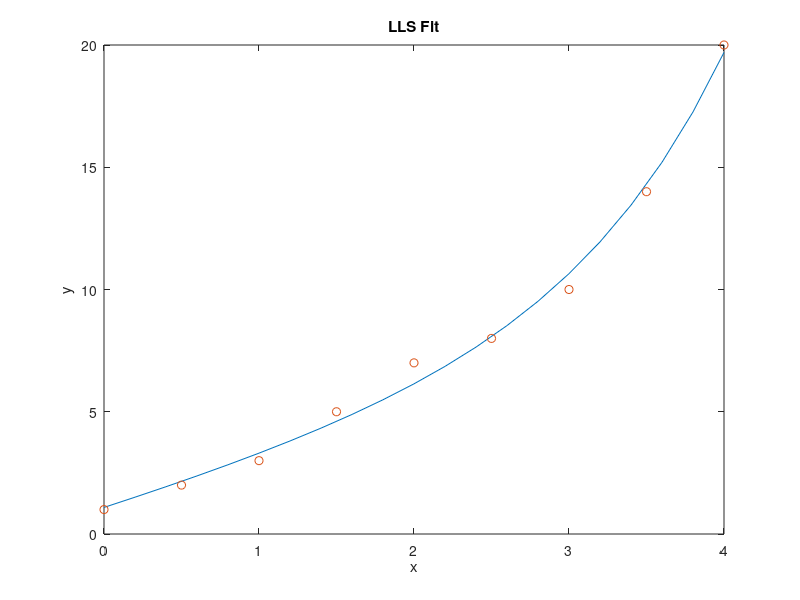
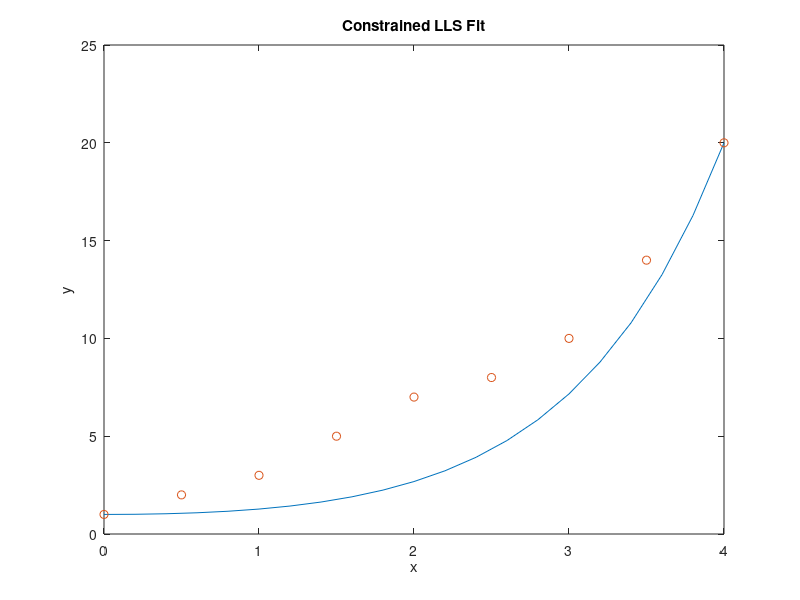

These figures' MATLAB source, in order:
clear;
close all;

%
% Illustrates linear least squares and constrained linear least squares
% fit to the curve y = a0 + a1*x + a2*exp(x) given an overdetermined
% system.
%
% The constrained fit example locks

%
% Define local functions.  For Matlab, move these three functions
% to the bottom of the file.  Octave requires them at the top of
% the file.
%

%
% Inputs:
%   x  independent variable
%   p  Coefficiens defining the curve, as defined in file header
%      p = [a0 a1 a2]
% Return:
%   function evaluated at x
%
function y = f(x, p)
  y = p(1) + p(2)*x + p(3)*exp(x);
end

%
% Inputs:
%   x  independent variable
%   p  Coefficiens defining the curve, as defined in file header
%      p = [a0 a1 a2]
% Return:
%   Derivative of function w.r.t. independent variable x
%
function yp =  dfdx(x, p)
  yp = p(2) + p(3)*exp(x);
end

%
% Input:
%   x  independent variable
% Return:
%   Derivative of function w.r.t. fit coefficients
%   [df/da0 df/da1 df/da2]
%
function Ap = dydp(x)
  Ap = [1 x exp(x)];
end

%
% Input:
%   x  independent variable
% Return:
%   Derivative of function w.r.t. fit coefficients w.r.t. independent
%   variables
%   [df2/da0dx df2/da1dx df2/da2dx]
%
function Axp = dydpdx(x)
  Axp = [0 1 exp(x)];
end

%
% End local functions
%

  % Solve-for parameters - curve fit parameters a0, a1, a2
np = 3;

  % yvals are the observations used for the curve fit
xvals = [0,  0.5, 1, 1.5, 2, 2.5,  3,  3.5,  4]';
yvals = [1,  2,   3, 5,   7, 8,   10, 14,    20]';
n = size(xvals,1);
  % LLS solution
Ap = zeros(n, np);
for ii = 1:n
  Ap(ii,:) = dydp(xvals(ii));
end
phat = ((Ap'*Ap)^-1)*Ap'*yvals;
  % Plot solution
xfit = 0:.2:4;
nfit = size(xfit,2);
yfit = zeros(1,nfit);
for ii = 1:nfit
  yfit(ii) = f(xfit(ii), phat);
end
figure;
plot(xfit, yfit, xvals, yvals, 'o')
xlabel('x');
ylabel('y');
title('LLS Fit');
%print -deps lls.eps

  % Constraints force endpoints to exactly match
  % and force a slope of 2 at the first point
slope = 0;
xcvals = [xvals(1), xvals(n), xvals(1)]';
ycvals = [yvals(1), yvals(n), slope]';
nc = size(xcvals, 1);

Ac = zeros(nc, np);
  % First set partials for endpoint constraints
for ii = 1:(nc-1)
  Ac(ii,:) = dydp(xcvals(ii));
end
  % Slope constraint
Ac(nc,:) = dydpdx(xcvals(nc));

  % Augmented normal equations
A = [2*Ap'*Ap  Ac' ; Ac zeros(nc, nc)];
yc = [2*Ap'*yvals ; ycvals];
  % Lagrange multipliers are the last three elements of the
  % augmented solve-for parameter vector
phat = ((A'*A)^-1)*A'*yc;

for ii = 1:nfit
  yfit(ii) = f(xfit(ii), phat);
end
figure;
plot(xfit, yfit, xvals, yvals, 'o');
xlabel('x');
ylabel('y');
title('Constrained LLS Fit');

  % Verify constraints are met
fprintf('\ny = %1.3f vs. y = %1.3f constraint at x = %1.1f',...
        f(xcvals(1), phat), ycvals(1), xcvals(1));
fprintf('\ny = %1.3f vs. y = %1.3f constraint at x = %1.1f',...
        f(xcvals(2), phat), ycvals(2), xcvals(2));
fprintf('\ndydx = %1.3f vs. dydx = %1.3f constraint at x = %1.1f',...
        dfdx(xcvals(3), phat), slope, xcvals(3));

fprintf('\n');
